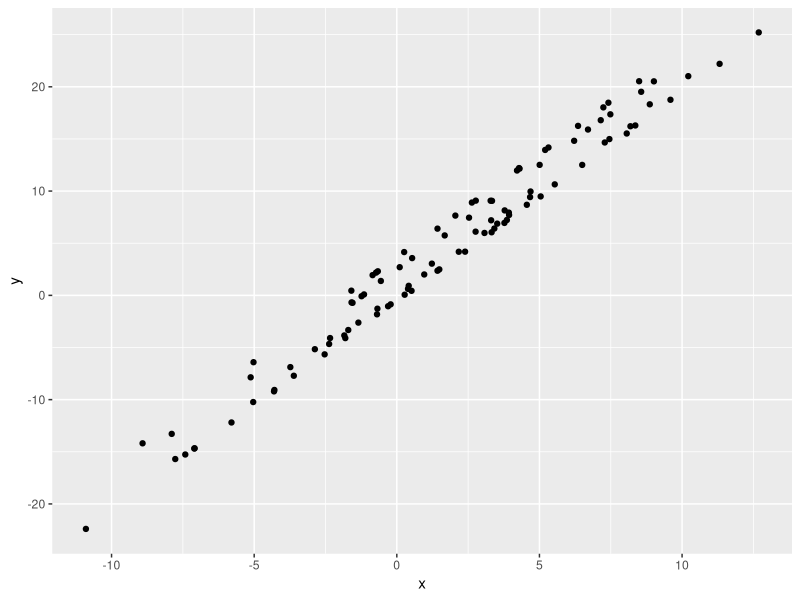

Write the R code that produced this figure.
## ---- chunk 1
library(tidyverse)

df=tibble(
  x=rnorm(100,2,5),
  y=1+2*x+rnorm(10)
)

df|>
  ggplot(aes(x=x,y=y)) +
  geom_point()
